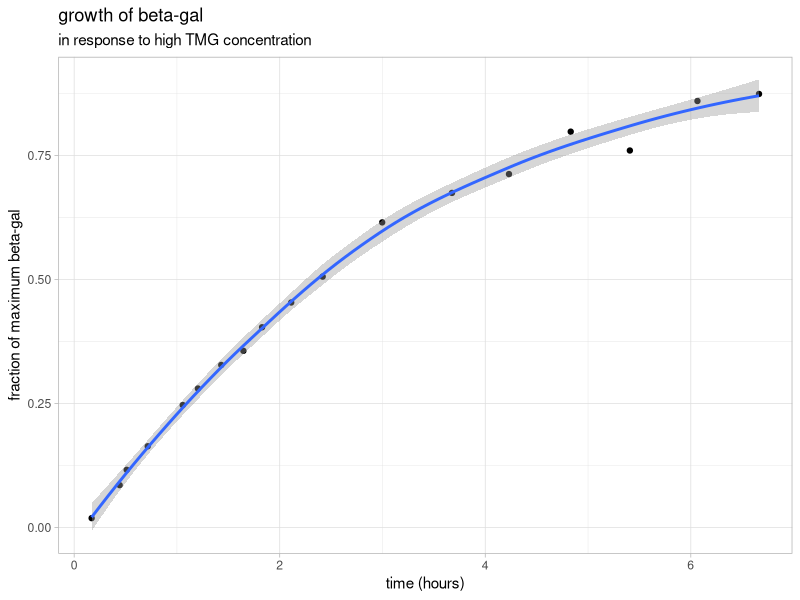

The R script that drew this image: (Note: this script raises an error after producing the figure.)
## ---- chunk 1
knitr::opts_chunk$set(echo = FALSE)
library(tidyverse)
theme_set(theme_minimal())
## ---- chunk 2
#import A;
novick_a <- read.csv("data/g149novickA.csv", header = FALSE) 
novick_a <- novick_a %>%   
  # separate columns and add titles;
  separate_wider_delim(1, ",", names = c("t", "concentration")) %>%
  # render as number
  mutate_if(is.character, as.numeric) %>%
  # show result
  glimpse()

#import B; 
novick_b <- read.csv("data/g149novickB.csv", header = FALSE) 
novick_b <- novick_b %>%   
  # separate columns and add titles;
  separate_wider_delim(1, ",", names = c("t", "concentration")) %>% 
  # render as number
  mutate_if(is.character, as.numeric) %>%
  # show result
  glimpse()

## ---- chunk 3
#plot_title <- glue::glue("")
novick_a %>%
  ggplot(aes(x = t, y = concentration)) + 
  geom_point() + 
  labs(
    title = "growth of beta-gal ",
    subtitle = "in response to high TMG concentration",
    x = "time (hours)", 
    y = "fraction of maximum beta-gal"
  ) + 
  theme_light() +
  geom_smooth()


## ---- chunk 4
#define function
growth_a <- function (t, ampl, tau) (ampl*(1- exp(-(t/tau))))
  
#fit function without (0,0)
a_q2 <- nls(novick_a$concentration ~ growth_a(t, ampl, tau), data = novick_a, start = list(ampl = 1.26, tau = 2.62))

coef_a <- coef(a_q2)
#create dataframe for function
df_a_growth <- data.frame(x = t, y = growth_a(t, ampl = coef_a[[1]], tau = coef_a[[2]]))

novick_a %>%
  ggplot() + 
  geom_point(aes(x = t, y = concentration)) + 
  labs(aes(x = t, y = concentration), 
    title = "growth of beta-gal", 
    subtitle = "in response to high TMG concentration", 
    x = "time (hours)", 
    y = "fraction of maximum beta-gal"
  ) + 
  geom_line(aes(x = t, y = concentration, data = df_a_growth), 
    ampl = coef_a[[1]], 
    tau = coef_a[[2]])


## ---- chunk 5
novick_b %>%
  ggplot(aes(x = t, y = concentration)) + 
  geom_point() + 
  labs(
    title = "growth of beta-gal", 
    subtitle = "in response to lower TMG concentration", 
    x = "time (hours)", 
    y = "fraction of maximum beta-gal"
  ) + 
  theme_light()
## ---- chunk 6

# get data for 10<=t<=15
b_q2 <- novick_b %>% 
  filter(t >= 10) %>% 
  filter(t <= 15)
# fit straight line for 10<= t <= 15

b_q2 <- lm(b_q2$concentration ~ b_q2$t)
coef_b <- coef(b_q2)
# plot

novick_b %>%
  ggplot(aes(x = t, y = concentration)) + 
  geom_point() + 
  labs(
    title = "growth of beta-gal", 
    subtitle = "in response to lower TMG concentration", 
    x = "time (hours)", 
    y = "fraction of maximum beta-gal"
  ) + 
  geom_abline(
    intercept = coef_b[[1]], 
    slope = coef_b[[2]])
